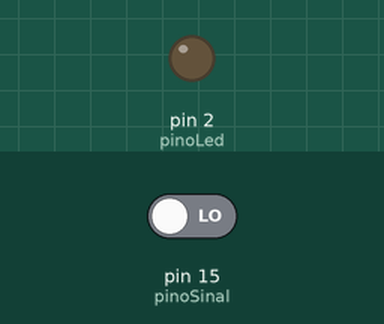
Bench run of a sketch on a simulated Arduino Uno, built with avr-gcc and run on an emulated ATmega328P. On the bench: output pins drawn as LEDs (lit = HIGH). The test bench sets the inputs (shaded band); at power-on: pin 15 (pinoSinal) LOW. What the sketch prints to the serial monitor is not drawn.

Above: at 1.2 s.
1.3 s: pin 15 (pinoSinal) driven HIGH
At 2.0 s:
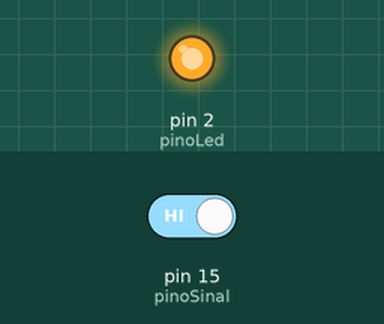
2.8 s: pin 15 (pinoSinal) driven LOW
At 3.1 s:
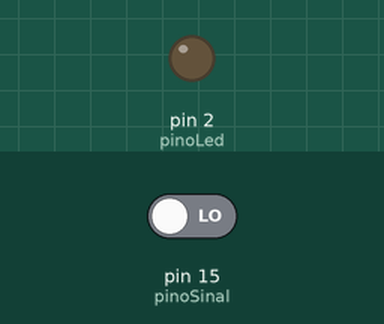
Timing chart, 0 to 5.8 s (numbered marks = the images above; inputs shaded):
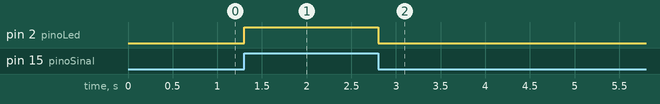

Measured:
- after the input at 1.3 s, pin 2 (pinoLed): LOW → HIGH at once
- after the input at 2.8 s, pin 2 (pinoLed): HIGH → LOW at once

The sketch:

Capacitive_Code.ino
```cpp
const int pinoSinal = 15; //PINO DIGITAL UTILIZADO PELO SENSOR
const int pinoLed = 2; //PINO DIGITAL UTILIZADO PELO LED

void setup(){
  Serial.begin(9600);
  pinMode(pinoSinal, INPUT); //DEFINE O PINO COMO ENTRADA
  pinMode(pinoLed, OUTPUT); //DEFINE O PINO COMO SAÍDA
  digitalWrite(pinoLed, LOW); //LED INICIA DESLIGADOq
}
void loop(){
  if(digitalRead(pinoSinal) == HIGH){ //SE A LEITURA DO PINO FOR IGUAL A LOW, FAZ
          digitalWrite(pinoLed, HIGH); //ACENDE O LED
  }else{ //SENÃO, FAZ
        digitalWrite(pinoLed, LOW); //APAGA O LED
  }
  Serial.println(digitalRead(pinoSinal));
}
```
